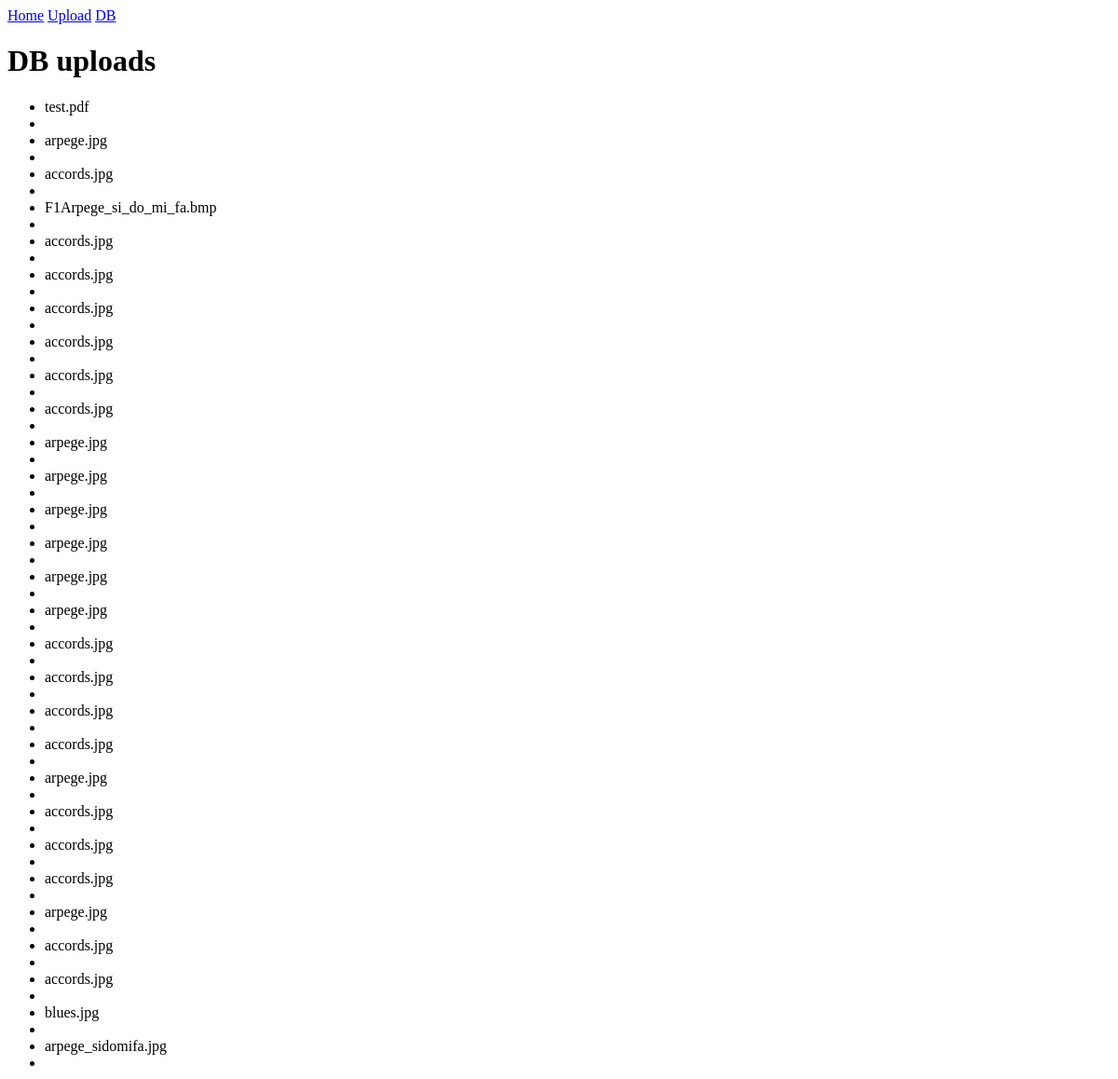
Page /upload_db on the earlier database version.
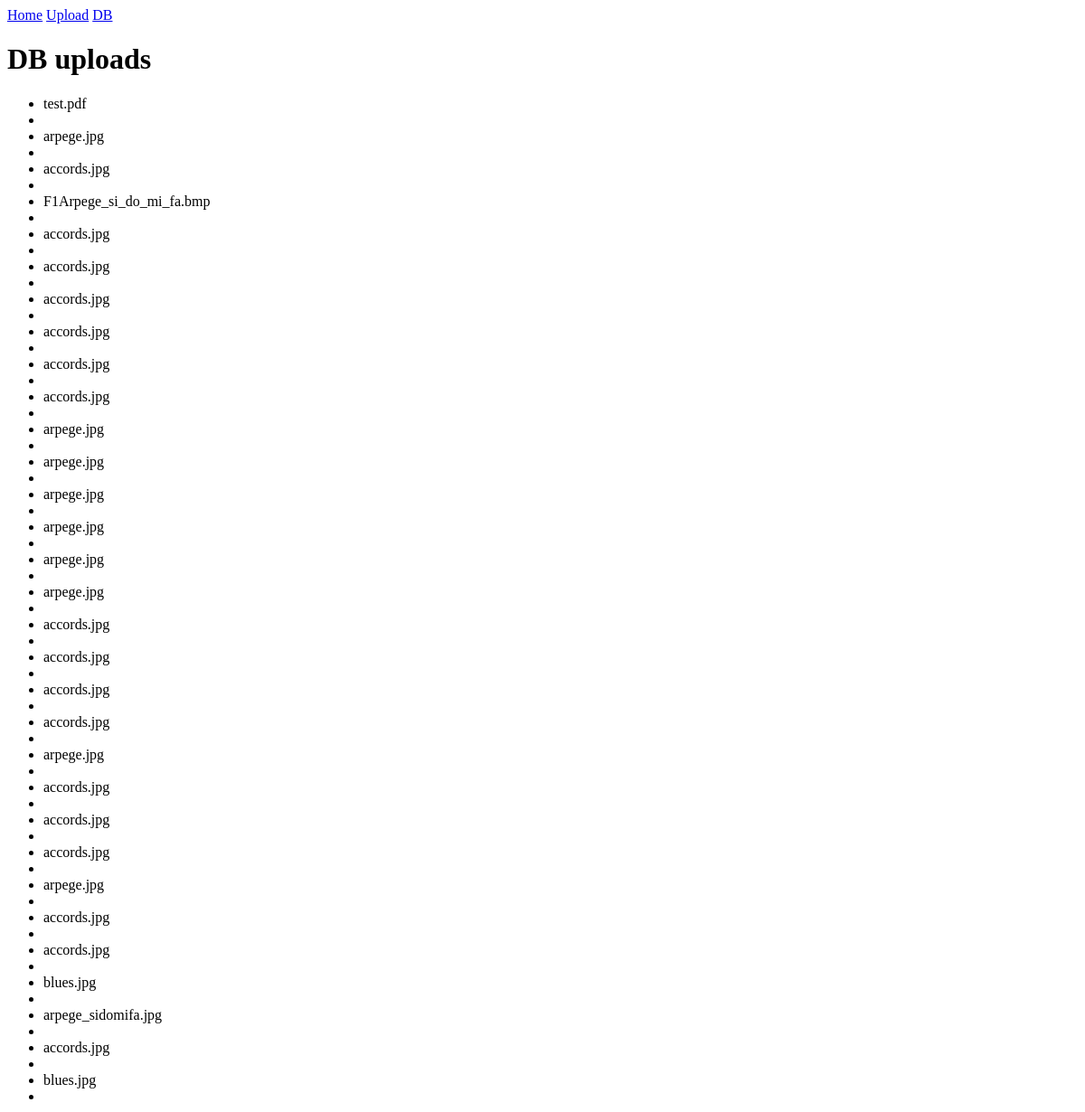
Same page on the later database version.
### app/models.py (models this page shows, shortened)
class Upload(db.Model):
    id = db.Column(db.Integer, primary_key=True)
    filename = db.Column(db.String(200), index=True)

### app/routes.py (the view)
@app.route('/upload_db')
def upload_db():
    uploads = Upload.query.all()
    return render_template('upload_db.html', uploads=uploads, os=os)

### app/templates/upload_db.html
{% extends "base.html" %}
{% block content %}
    <h1>DB uploads</h1>
    {% if uploads %}
    <p>
        <ul>
            {% for upload in uploads %}
            <li>{% if os.path.isfile('./app/static/uploads/'+upload.filename) %}(I){% endif %} {{ upload.filename }}</li>
            <li>{% if os.path.isfile('./app/static/uploads/'+upload.filename) %} <img src="./static/uploads/{{ upload.filename }}" height="100px"/> {% endif %}</li>
            {% endfor %}
        </ul>
    </p>
    {% endif %}
{% endblock %}

### app/templates/base.html (shortened to what this page needs)
<!DOCTYPE html>
<html lang="en">
<head>
</head>
<body>
    <nav>
        <a href="/">Home</a>
        <a href="/upload">Upload</a>
        <a href="/upload_db">DB</a>
    </nav>
    {% block content %}{% endblock %}
</body>
</html>

Differences in the rows shown:
added Upload: filename "accords.jpg"
added Upload: filename "blues.jpg"
